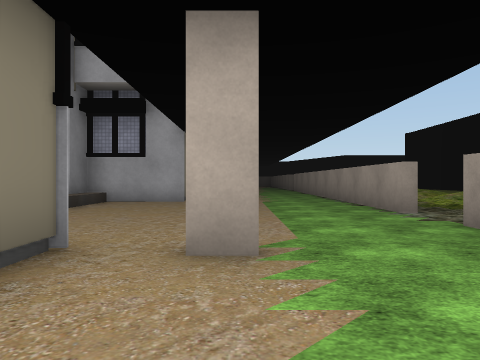
view 1 (above)

14 first-person views from a walk through a scene from a Unity 3-D project. The camera is 1.2 m above the floor, looks level and sees 70° across. The floor is counted in squares, 2 m on a side. Each view is taken from the middle of a square. On the plan, view 1 faces up. The plan holds only what a view shows up to about 10 squares ahead; the rest is blank. The place goes on beyond the plan. Some trees and plants on the terrain are drawn as simple stand-ins. The player character is not drawn. Some surface patterns are stand-ins.

view 2
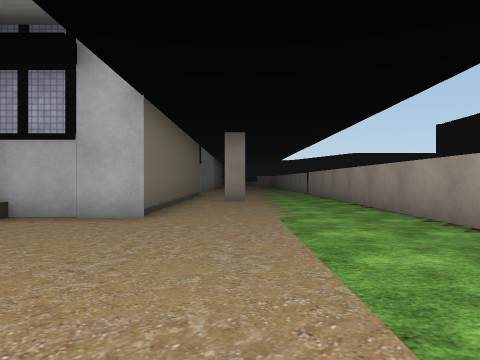

view 3
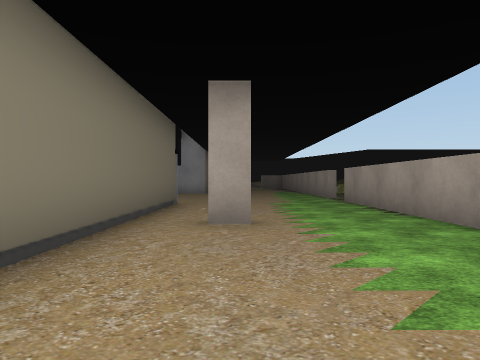

view 4
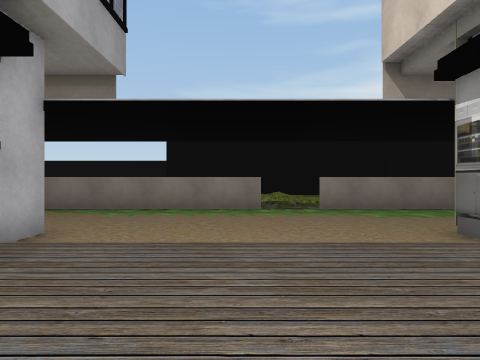

view 5
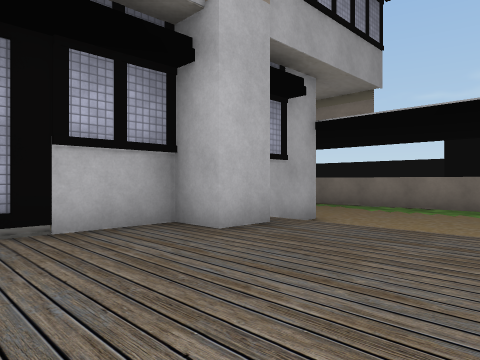

view 6
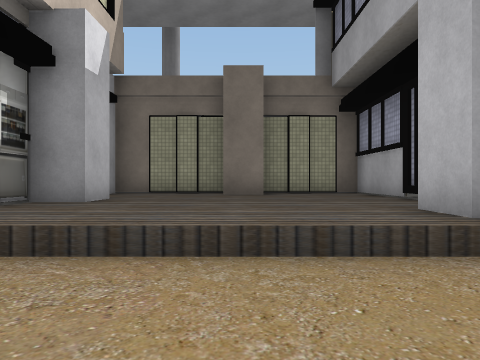

view 7
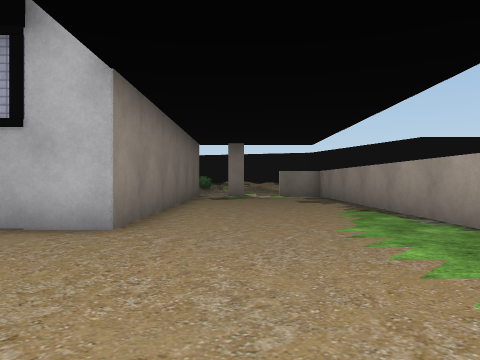

view 8
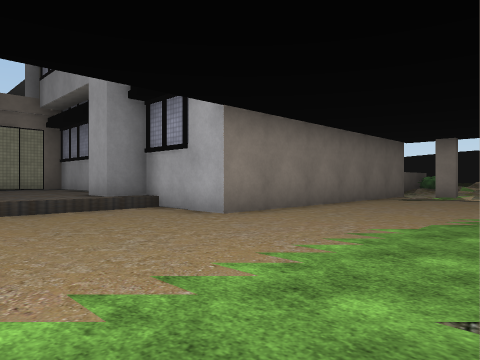

view 9
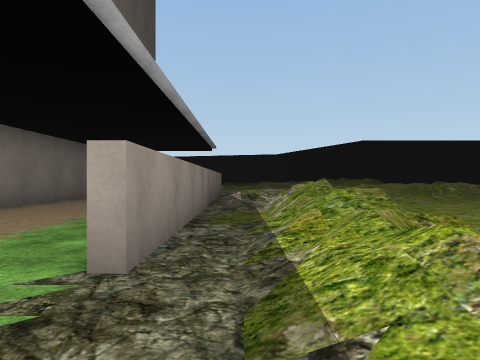

view 10
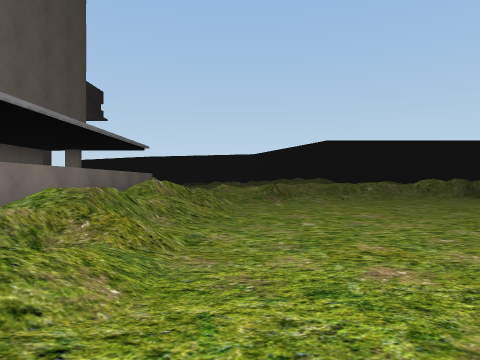

view 11
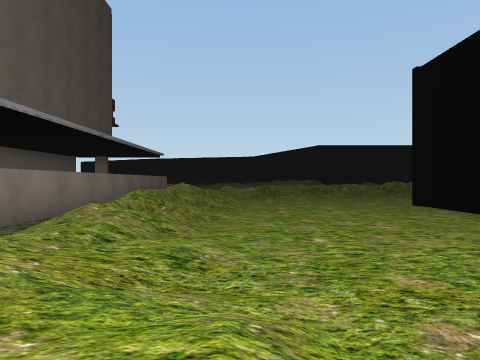

view 12
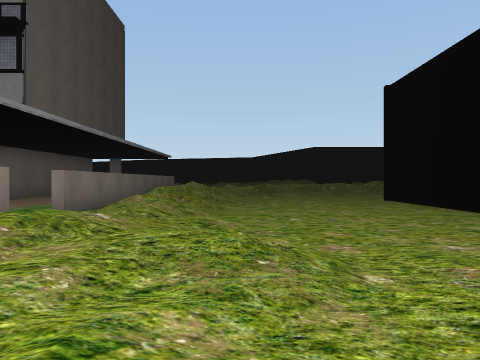

view 13
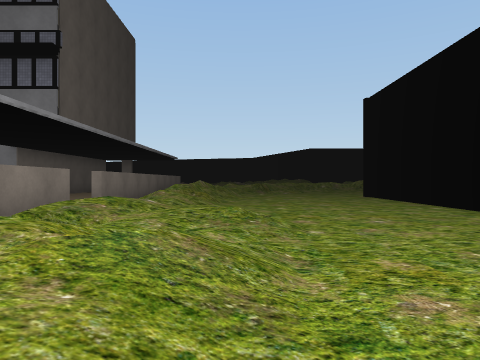

view 14
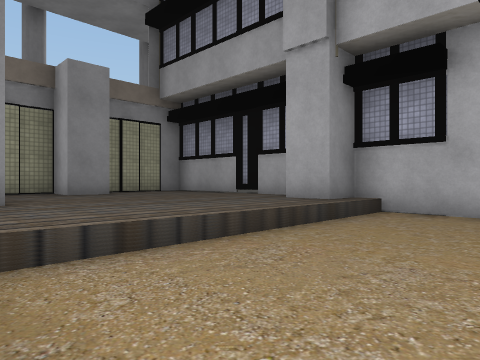

### Floor plan
Key: @ floor where view 1 was taken; # wall or solid block; . main floor; : floor 0.5 m higher than the main floor; / step, stairs or slope; = window, fence, low wall or low ledge; ^ raised ledge.
Columns run from 10 left of view 1 to 13 right of it. Each row starts with its distance up from view 1.
 30         #....#
 29         #....#
 28         #....#   ///....
 27         #....=////......
 26         #....#////......
 25    ^    #....#./=/....
 24 #########....#./=/....
 23 #::::::......#.//.....
 22 #::::::......#///.....
 21 #::::::......#///.....
 20 #::::::.......///.....
 19 #::::::.......///.....
 18 ####::  .....#////....
 17    ##   #....# ///....
 16         #....# ///....
 15         #....# ///...
 14         #.#..# ///..
 13         #....# ///..
 12         #....#  //.
 11         #....#   /
 10  ###^ ^##....#
  9      ##......#
  8 #::::::......#/
  7 #::::::......#/
  6 #::::::......//
  5 #::::::.......
  4   :#:::......#
  3       ###.#..
  2         #....
  1          ...
  0           @

Positions as (right, up) in squares from view 1, and headings:
1: (0, 0), facing up
2: (0, 4), facing up
3: (0, 9), facing up
4: (-7, 21), facing right
5: (-8, 20), facing up-right
6: (-1, 21), facing left
7: (0, 20), facing up
8: (3, 20), facing up-left
9: (4, 18), facing up
10: (7, 18), facing up
11: (7, 15), facing up
12: (7, 13), facing up
13: (7, 11), facing up
14: (-1, 3), facing up-left
